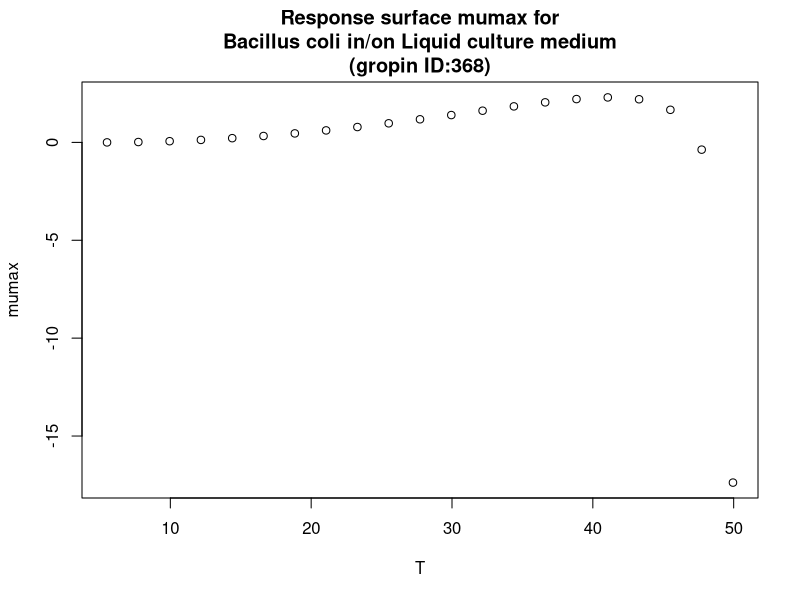

Here is the R script that generated this plot:
#############################
# start of Parameter script
#############################
T <- seq(5.5055,49.95004995005,length.out=21)
#############################
# end of Parameter script
#############################
############################# 
# start of Model script Gropin ID 368 
#############################
 
# constant coefficients for this model
 
variables <- data.frame(T)
argumentsPar <- expand.grid(variables)
 
# heart of the model
response_surface <- function(T) {
   mumax <-(2.3*(T-47.5)*((T-4.9)^2))/((41.3-4.9)*((41.3-4.9)*(T-41.3)-(41.3-47.5)*(41.3+4.9-2*T)))

return(mumax=mumax)
} 

# output parameters
responseSurface <- cbind(argumentsPar,response_surface(argumentsPar['T']))
colnames(responseSurface) <- c(colnames(argumentsPar),'mumax')
#############################
# End of Model script
#############################
############################# 
# start of Visualisation script Gropin ID 368 
#############################
plot(T,responseSurface$'mumax',xlab='T',
                          ylab='mumax',main='Response surface mumax for
Bacillus coli in/on Liquid culture medium
(gropin ID:368)')
#############################
# End of Visualisation script
#############################
